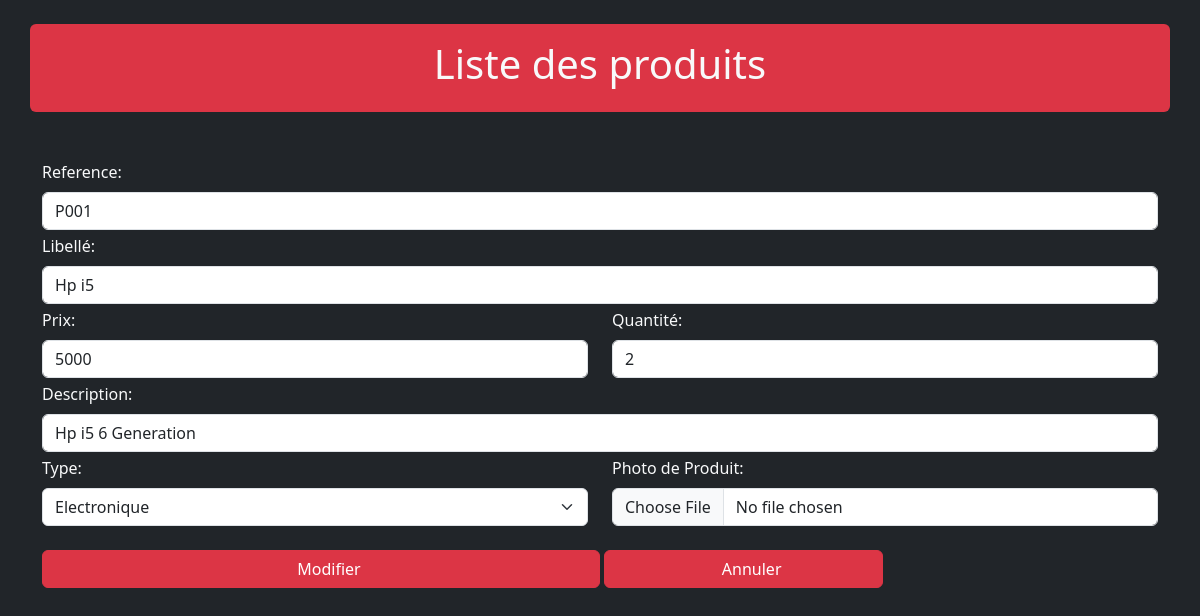
Page /asset/edit.php?idE=22 on the committed database.
### tables this page shows
CREATE TABLE `products` (
  `id` int(11) NOT NULL,
  `RefPdt` text NOT NULL,
  `LibPdt` text NOT NULL,
  `Prix` int(11) NOT NULL,
  `Qte` int(11) NOT NULL,
  `description` text NOT NULL,
  `image` text NOT NULL,
  `type` varchar(20) NOT NULL
);

### asset/edit.php (the view, shortened to what this page needs)
<!doctype html>
<html lang="en">
<head>
    <link href="https://cdn.jsdelivr.net/npm/bootstrap@5.3.2/dist/css/bootstrap.min.css" rel="stylesheet" />
</head>
<body class="bg-dark text-light">
    <header class="container text-light text-center bg-danger  p-3 mt-4 mb-5 rounded">
        <h1>Liste des produits</h1>
    </header>
    <main class="container">
        <?php
        require './connect.php';
        $idE = $_GET['idE'];
        $sql = "SELECT * FROM `products` WHERE `id` = $idE";
        $resultat = mysqli_query($conn, $sql);
        if (mysqli_num_rows($resultat) == 1) {
            while ($data = mysqli_fetch_assoc($resultat)) {
        ?>
                <form action="" method="post" enctype="multipart/form-data">
                    <div class="col mb-1">
                        <label for="" class="form-label">Reference:</label>
                        <input type="text" name="ref" class="form-control" value="<?php echo $data['RefPdt']; ?>" required>
                    </div>
                    <div class="col mb-1">
                        <label for="" class="form-label">Libellé:</label>
                        <input type="text" name="libelle" class="form-control" value="<?php echo $data['LibPdt']; ?>" required>
                    </div>
                    <div class="row mb-1">
                        <div class="col">
                            <label for="" class="form-label">Prix:</label>
                            <input type="number" name="prix" class="form-control" value="<?php echo $data['Prix']; ?>" required>
                        </div>
                        <div class="col">
                            <label for="" class="form-label">Quantité:</label>
                            <input type="number" name="qte" class="form-control" value="<?php echo $data['Qte']; ?>" required>
                        </div>
                    </div>
                    <div class="col mb-1">
                        <label for="" class="form-label">Description:</label>
                        <input type="text" name="description" class="form-control" value="<?php echo $data['description']; ?>" required>
                    </div>
                    <div class="row mb-1">
                        <div class="col">
                            <label for="" class="form-label">Type:</label>
                            <select name="type" id="" class="form-select" required>
                                <option value="Electronique">Electronique</option>
                            </select>
                        </div>
                        <div class="col ">
                            <label for="" class="form-label">Photo de Produit:</label>
                            <input type="file" name="img" class="form-control" required>
                        </div>
                    </div>
                    <div class="col my-4 ">
                        <button class="btn btn-danger w-50 " name="modifier"><i class="fa-solid fa-plus mx-2"></i>Modifier</button>
                        <a href="../home.php" class="btn btn-danger w-25 "><i class="fa-solid fa-xmark mx-2"></i>Annuler</a>
                    </div>
                </form>
        <?php
            }
        }
        ?>
    </main>
</body>
</html>

### rows in the picture
products: ref "P001", libelle "Hp i5", prix "5000", qte "2", description "Hp i5 6 Generation"
